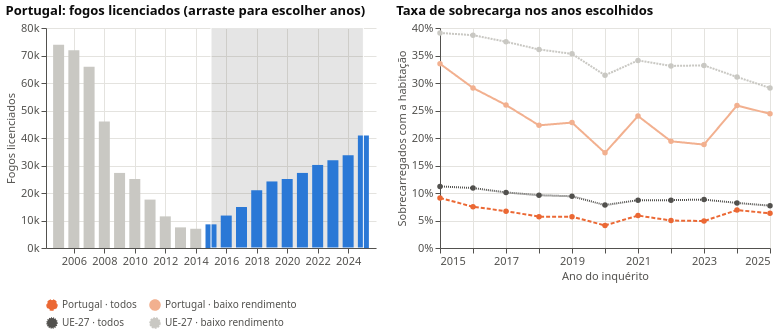

Write notebook code for a chart like this one.
### Markdown cell above
### A construção acompanhou, e quem está sobrecarregado?

As licenças para casas novas em Portugal recuperaram do mínimo de 2014, mas continuam muito abaixo de 2005. A taxa de
sobrecarga é a parte das pessoas que gastam mais de 40% do rendimento disponível com a habitação. **Arraste sobre o gráfico das licenças**
para escolher anos; o gráfico da direita mostra as taxas de sobrecarga nesses anos.

### Code cell
per = raw["sts_cobp_a"].query("indic_bt == 'BPRM_DW' and cpa2_1 == 'CPA_F41001_X_410014' and unit == 'THS' and geo == 'PT'").copy()
per["year"] = per["time_period"].astype(int)
per["dwellings"] = per["obs_value"].astype(float) * 1000
ob = raw["ilc_lvho07a"].query("unit == 'PC' and age == 'TOTAL' and sex == 'T' and geo in ['PT', 'EU27_2020'] and rskpovth in ['TOTAL', 'B_60']").copy()
ob["year"] = ob["time_period"].astype(int)
ob["rate"] = ob["obs_value"].astype(float) / 100
ob["group"] = ob["geo"].map(NAMES) + " · " + ob["rskpovth"].map({"TOTAL": "todos", "B_60": "baixo rendimento"})

years = alt.selection_interval(encodings=["x"], value={"x": [2015, 2025]})
permits = alt.Chart(per).mark_bar(color=BLUE, size=11).encode(
    x=alt.X("year:Q", title=None, axis=alt.Axis(format="d"), scale=alt.Scale(domain=[2004.5, 2025.5])),
    y=alt.Y("dwellings:Q", title="Fogos licenciados", axis=alt.Axis(format="~s")),
    color=alt.condition(years, alt.value(BLUE), alt.value(GREY)),
    tooltip=["year", alt.Tooltip("dwellings:Q", format=",.0f")],
).add_params(years).properties(width=330, height=220, title="Portugal: fogos licenciados (arraste para escolher anos)")
burden = alt.Chart(ob).transform_filter(years).mark_line(point=True).encode(
    x=alt.X("year:Q", title="Ano do inquérito", axis=alt.Axis(format="d"), scale=alt.Scale(zero=False)),
    y=alt.Y("rate:Q", title="Sobrecarregados com a habitação", axis=alt.Axis(format="%")),
    color=alt.Color("group:N", title=None, legend=alt.Legend(orient="bottom", columns=2),
                    scale=alt.Scale(domain=["Portugal · todos", "Portugal · baixo rendimento", "UE-27 · todos", "UE-27 · baixo rendimento"],
                                    range=[ORANGE, "#f2b08f", MUTED, GREY])),
    strokeDash=alt.StrokeDash("group:N", legend=None),
    tooltip=["group", "year", alt.Tooltip("rate:Q", format=".1%")],
).properties(width=330, height=220, title="Taxa de sobrecarga nos anos escolhidos")
alt.hconcat(permits, burden)

### Figure 1 — Vega-Lite specification as saved in the notebook (floating-point values rounded to 4 significant figures)
{"config": {"view": {"stroke": null}, "axis": {"gridColor": "#e4e3df", "domainColor": "#52514e", "tickColor": "#52514e", "labelColor": "#52514e", "titleColor": "#52514e", "labelFontSize": 11, "titleFontSize": 11, "titleFontWeight": "normal"}, "legend": {"labelColor": "#52514e", "titleColor": "#52514e"}, "title": {"anchor": "start", "fontSize": 13, "color": "#0b0b0b"}, "font": "system-ui, -apple-system, Segoe UI, sans-serif"}, "hconcat": [{"data": {"name": "data-bd7eb9126bf8e97b95e0a9bd87de2349"}, "mark": {"type": "bar", "color": "#2a78d6", "size": 11}, "encoding": {"color": {"condition": {"param": "param_caeca38e741134c2", "value": "#2a78d6"}, "value": "#c9c8c3"}, "tooltip": [{"field": "year", "type": "quantitative"}, {"field": "dwellings", "format": ",.0f", "type": "quantitative"}], "x": {"axis": {"format": "d"}, "field": "year", "scale": {"domain": [2004.0, 2026.0]}, "title": null, "type": "quantitative"}, "y": {"axis": {"format": "~s"}, "field": "dwellings", "title": "Fogos licenciados", "type": "quantitative"}}, "height": 220, "name": "view_bb16ea2cae5e92ec_0", "title": "Portugal: fogos licenciados (arraste para escolher anos)", "width": 330}, {"data": {"name": "data-4af704e98eb0cc6edaa370c3358488c2"}, "mark": {"type": "line", "point": true}, "encoding": {"color": {"field": "group", "legend": {"columns": 2, "orient": "bottom"}, "scale": {"domain": ["Portugal · todos", "Portugal · baixo rendimento", "UE-27 · todos", "UE-27 · baixo rendimento"], "range": ["#eb6834", "#f2b08f", "#52514e", "#c9c8c3"]}, "title": null, "type": "nominal"}, "strokeDash": {"field": "group", "legend": null, "type": "nominal"}, "tooltip": [{"field": "group", "type": "nominal"}, {"field": "year", "type": "quantitative"}, {"field": "rate", "format": ".1%", "type": "quantitative"}], "x": {"axis": {"format": "d"}, "field": "year", "scale": {"zero": false}, "title": "Ano do inquérito", "type": "quantitative"}, "y": {"axis": {"format": "%"}, "field": "rate", "title": "Sobrecarregados com a habitação", "type": "quantitative"}}, "height": 220, "title": "Taxa de sobrecarga nos anos escolhidos", "transform": [{"filter": {"param": "param_caeca38e741134c2"}}], "width": 330}], "params": [{"name": "param_caeca38e741134c2", "select": {"type": "interval", "encodings": ["x"]}, "value": {"x": [2015, 2025]}, "views": ["view_bb16ea2cae5e92ec_0"]}], "$schema": "https://vega.github.io/schema/vega-lite/v6.4.1.json", "datasets": {"data-bd7eb9126bf8e97b95e0a9bd87de2349": [{"freq": "A", "indic_bt": "BPRM_DW", "cpa2_1": "CPA_F41001_X_410014", "s_adj": "NSA", "unit": "THS", "geo": "PT", "time_period": "2005", "obs_value": "73.9", "obs_flag": null, "year": 2005, "dwellings": 73900.0}, {"freq": "A", "indic_bt": "BPRM_DW", "cpa2_1": "CPA_F41001_X_410014", "s_adj": "NSA", "unit": "THS", "geo": "PT", "time_period": "2006", "obs_value": "71.9", "obs_flag": null, "year": 2006, "dwellings": 71900.0}, {"freq": "A", "indic_bt": "BPRM_DW", "cpa2_1": "CPA_F41001_X_410014", "s_adj": "NSA", "unit": "THS", "geo": "PT", "time_period": "2007", "obs_value": "65.9", "obs_flag": null, "year": 2007, "dwellings": 65900.0}, {"freq": "A", "indic_bt": "BPRM_DW", "cpa2_1": "CPA_F41001_X_410014", "s_adj": "NSA", "unit": "THS", "geo": "PT", "time_period": "2008", "obs_value": "46.0", "obs_flag": null, "year": 2008, "dwellings": 46000.0}, {"freq": "A", "indic_bt": "BPRM_DW", "cpa2_1": "CPA_F41001_X_410014", "s_adj": "NSA", "unit": "THS", "geo": "PT", "time_period": "2009", "obs_value": "27.3", "obs_flag": null, "year": 2009, "dwellings": 27300.0}, {"freq": "A", "indic_bt": "BPRM_DW", "cpa2_1": "CPA_F41001_X_410014", "s_adj": "NSA", "unit": "THS", "geo": "PT", "time_period": "2010", "obs_value": "25.1", "obs_flag": null, "year": 2010, "dwellings": 25100.0}, {"freq": "A", "indic_bt": "BPRM_DW", "cpa2_1": "CPA_F41001_X_410014", "s_adj": "NSA", "unit": "THS", "geo": "PT", "time_period": "2011", "obs_value": "17.6", "obs_flag": null, "year": 2011, "dwellings": 17600.0}, {"freq": "A", "indic_bt": "BPRM_DW", "cpa2_1": "CPA_F41001_X_410014", "s_adj": "NSA", "unit": "THS", "geo": "PT", "time_period": "2012", "obs_value": "11.5", "obs_flag": null, "year": 2012, "dwellings": 11500.0}, {"freq": "A", "indic_bt": "BPRM_DW", "cpa2_1": "CPA_F41001_X_410014", "s_adj": "NSA", "unit": "THS", "geo": "PT", "time_period": "2013", "obs_value": "7.5", "obs_flag": null, "year": 2013, "dwellings": 7500.0}, {"freq": "A", "indic_bt": "BPRM_DW", "cpa2_1": "CPA_F41001_X_410014", "s_adj": "NSA", "unit": "THS", "geo": "PT", "time_period": "2014", "obs_value": "7.0", "obs_flag": null, "year": 2014, "dwellings": 7000.0}, {"freq": "A", "indic_bt": "BPRM_DW", "cpa2_1": "CPA_F41001_X_410014", "s_adj": "NSA", "unit": "THS", "geo": "PT", "time_period": "2015", "obs_value": "8.6", "obs_flag": null, "year": 2015, "dwellings": 8600.0}, {"freq": "A", "indic_bt": "BPRM_DW", "cpa2_1": "CPA_F41001_X_410014", "s_adj": "NSA", "unit": "THS", "geo": "PT", "time_period": "2016", "obs_value": "11.8", "obs_flag": null, "year": 2016, "dwellings": 11800.0}, {"freq": "A", "indic_bt": "BPRM_DW", "cpa2_1": "CPA_F41001_X_410014", "s_adj": "NSA", "unit": "THS", "geo": "PT", "time_period": "2017", "obs_value": "14.9", "obs_flag": null, "year": 2017, "dwellings": 14900.0}, {"freq": "A", "indic_bt": "BPRM_DW", "cpa2_1": "CPA_F41001_X_410014", "s_adj": "NSA", "unit": "THS", "geo": "PT", "time_period": "2018", "obs_value": "21.0", "obs_flag": null, "year": 2018, "dwellings": 21000.0}, {"freq": "A", "indic_bt": "BPRM_DW", "cpa2_1": "CPA_F41001_X_410014", "s_adj": "NSA", "unit": "THS", "geo": "PT", "time_period": "2019", "obs_value": "24.2", "obs_flag": null, "year": 2019, "dwellings": 24200.0}, {"freq": "A", "indic_bt": "BPRM_DW", "cpa2_1": "CPA_F41001_X_410014", "s_adj": "NSA", "unit": "THS", "geo": "PT", "time_period": "2020", "obs_value": "25.1", "obs_flag": null, "year": 2020, "dwellings": 25100.0}, {"freq": "A", "indic_bt": "BPRM_DW", "cpa2_1": "CPA_F41001_X_410014", "s_adj": "NSA", "unit": "THS", "geo": "PT", "time_period": "2021", "obs_value": "27.3", "obs_flag": null, "year": 2021, "dwellings": 27300.0}, {"freq": "A", "indic_bt": "BPRM_DW", "cpa2_1": "CPA_F41001_X_410014", "s_adj": "NSA", "unit": "THS", "geo": "PT", "time_period": "2022", "obs_value": "30.2", "obs_flag": "p", "year": 2022, "dwellings": 30200.0}, {"freq": "A", "indic_bt": "BPRM_DW", "cpa2_1": "CPA_F41001_X_410014", "s_adj": "NSA", "unit": "THS", "geo": "PT", "time_period": "2023", "obs_value": "31.9", "obs_flag": "p", "year": 2023, "dwellings": 31900.0}, {"freq": "A", "indic_bt": "BPRM_DW", "cpa2_1": "CPA_F41001_X_410014", "s_adj": "NSA", "unit": "THS", "geo": "PT", "time_period": "2024", "obs_value": "33.7", "obs_flag": "p", "year": 2024, "dwellings": 33700.0}, {"freq": "A", "indic_bt": "BPRM_DW", "cpa2_1": "CPA_F41001_X_410014", "s_adj": "NSA", "unit": "THS", "geo": "PT", "time_period": "2025", "obs_value": "40.9", "obs_flag": "p", "year": 2025, "dwellings": 40900.0}], "data-4af704e98eb0cc6edaa370c3358488c2": [{"freq": "A", "unit": "PC", "rskpovth": "TOTAL", "age": "TOTAL", "sex": "T", "geo": "EU27_2020", "time_period": "2010", "obs_value": "10.0", "obs_flag": null, "year": 2010, "rate": 0.1, "group": "UE-27 · todos"}, {"freq": "A", "unit": "PC", "rskpovth": "TOTAL", "age": "TOTAL", "sex": "T", "geo": "EU27_2020", "time_period": "2011", "obs_value": "10.6", "obs_flag": null, "year": 2011, "rate": 0.106, "group": "UE-27 · todos"}, {"freq": "A", "unit": "PC", "rskpovth": "TOTAL", "age": "TOTAL", "sex": "T", "geo": "EU27_2020", "time_period": "2012", "obs_value": "11.5", "obs_flag": null, "year": 2012, "rate": 0.115, "group": "UE-27 · todos"}, {"freq": "A", "unit": "PC", "rskpovth": "TOTAL", "age": "TOTAL", "sex": "T", "geo": "EU27_2020", "time_period": "2013", "obs_value": "11.6", "obs_flag": null, "year": 2013, "rate": 0.116, "group": "UE-27 · todos"}, {"freq": "A", "unit": "PC", "rskpovth": "TOTAL", "age": "TOTAL", "sex": "T", "geo": "EU27_2020", "time_period": "2014", "obs_value": "11.5", "obs_flag": "e", "year": 2014, "rate": 0.115, "group": "UE-27 · todos"}, {"freq": "A", "unit": "PC", "rskpovth": "TOTAL", "age": "TOTAL", "sex": "T", "geo": "EU27_2020", "time_period": "2015", "obs_value": "11.2", "obs_flag": "e", "year": 2015, "rate": 0.112, "group": "UE-27 · todos"}, {"freq": "A", "unit": "PC", "rskpovth": "TOTAL", "age": "TOTAL", "sex": "T", "geo": "EU27_2020", "time_period": "2016", "obs_value": "10.9", "obs_flag": "e", "year": 2016, "rate": 0.109, "group": "UE-27 · todos"}, {"freq": "A", "unit": "PC", "rskpovth": "TOTAL", "age": "TOTAL", "sex": "T", "geo": "EU27_2020", "time_period": "2017", "obs_value": "10.1", "obs_flag": "e", "year": 2017, "rate": 0.101, "group": "UE-27 · todos"}, {"freq": "A", "unit": "PC", "rskpovth": "TOTAL", "age": "TOTAL", "sex": "T", "geo": "EU27_2020", "time_period": "2018", "obs_value": "9.6", "obs_flag": "e", "year": 2018, "rate": 0.096, "group": "UE-27 · todos"}, {"freq": "A", "unit": "PC", "rskpovth": "TOTAL", "age": "TOTAL", "sex": "T", "geo": "EU27_2020", "time_period": "2019", "obs_value": "9.4", "obs_flag": null, "year": 2019, "rate": 0.094, "group": "UE-27 · todos"}, {"freq": "A", "unit": "PC", "rskpovth": "TOTAL", "age": "TOTAL", "sex": "T", "geo": "EU27_2020", "time_period": "2020", "obs_value": "7.8", "obs_flag": null, "year": 2020, "rate": 0.078, "group": "UE-27 · todos"}, {"freq": "A", "unit": "PC", "rskpovth": "TOTAL", "age": "TOTAL", "sex": "T", "geo": "EU27_2020", "time_period": "2021", "obs_value": "8.7", "obs_flag": null, "year": 2021, "rate": 0.087, "group": "UE-27 · todos"}, {"freq": "A", "unit": "PC", "rskpovth": "TOTAL", "age": "TOTAL", "sex": "T", "geo": "EU27_2020", "time_period": "2022", "obs_value": "8.7", "obs_flag": null, "year": 2022, "rate": 0.087, "group": "UE-27 · todos"}, {"freq": "A", "unit": "PC", "rskpovth": "TOTAL", "age": "TOTAL", "sex": "T", "geo": "EU27_2020", "time_period": "2023", "obs_value": "8.8", "obs_flag": null, "year": 2023, "rate": 0.088, "group": "UE-27 · todos"}, {"freq": "A", "unit": "PC", "rskpovth": "TOTAL", "age": "TOTAL", "sex": "T", "geo": "EU27_2020", "time_period": "2024", "obs_value": "8.2", "obs_flag": null, "year": 2024, "rate": 0.082, "group": "UE-27 · todos"}, {"freq": "A", "unit": "PC", "rskpovth": "TOTAL", "age": "TOTAL", "sex": "T", "geo": "EU27_2020", "time_period": "2025", "obs_value": "7.7", "obs_flag": null, "year": 2025, "rate": 0.077, "group": "UE-27 · todos"}, {"freq": "A", "unit": "PC", "rskpovth": "TOTAL", "age": "TOTAL", "sex": "T", "geo": "PT", "time_period": "2004", "obs_value": "4.7", "obs_flag": null, "year": 2004, "rate": 0.047, "group": "Portugal · todos"}, {"freq": "A", "unit": "PC", "rskpovth": "TOTAL", "age": "TOTAL", "sex": "T", "geo": "PT", "time_period": "2005", "obs_value": "4.3", "obs_flag": null, "year": 2005, "rate": 0.043, "group": "Portugal · todos"}, {"freq": "A", "unit": "PC", "rskpovth": "TOTAL", "age": "TOTAL", "sex": "T", "geo": "PT", "time_period": "2006", "obs_value": "4.5", "obs_flag": null, "year": 2006, "rate": 0.045, "group": "Portugal · todos"}, {"freq": "A", "unit": "PC", "rskpovth": "TOTAL", "age": "TOTAL", "sex": "T", "geo": "PT", "time_period": "2007", "obs_value": "7.4", "obs_flag": null, "year": 2007, "rate": 0.074, "group": "Portugal · todos"}, {"freq": "A", "unit": "PC", "rskpovth": "TOTAL", "age": "TOTAL", "sex": "T", "geo": "PT", "time_period": "2008", "obs_value": "7.6", "obs_flag": null, "year": 2008, "rate": 0.076, "group": "Portugal · todos"}, {"freq": "A", "unit": "PC", "rskpovth": "TOTAL", "age": "TOTAL", "sex": "T", "geo": "PT", "time_period": "2009", "obs_value": "6.1", "obs_flag": null, "year": 2009, "rate": 0.061, "group": "Portugal · todos"}, {"freq": "A", "unit": "PC", "rskpovth": "TOTAL", "age": "TOTAL", "sex": "T", "geo": "PT", "time_period": "2010", "obs_value": "4.2", "obs_flag": null, "year": 2010, "rate": 0.042, "group": "Portugal · todos"}, {"freq": "A", "unit": "PC", "rskpovth": "TOTAL", "age": "TOTAL", "sex": "T", "geo": "PT", "time_period": "2011", "obs_value": "7.2", "obs_flag": null, "year": 2011, "rate": 0.072, "group": "Portugal · todos"}, {"freq": "A", "unit": "PC", "rskpovth": "TOTAL", "age": "TOTAL", "sex": "T", "geo": "PT", "time_period": "2012", "obs_value": "8.3", "obs_flag": null, "year": 2012, "rate": 0.083, "group": "Portugal · todos"}, {"freq": "A", "unit": "PC", "rskpovth": "TOTAL", "age": "TOTAL", "sex": "T", "geo": "PT", "time_period": "2013", "obs_value": "8.3", "obs_flag": null, "year": 2013, "rate": 0.083, "group": "Portugal · todos"}, {"freq": "A", "unit": "PC", "rskpovth": "TOTAL", "age": "TOTAL", "sex": "T", "geo": "PT", "time_period": "2014", "obs_value": "9.2", "obs_flag": null, "year": 2014, "rate": 0.092, "group": "Portugal · todos"}, {"freq": "A", "unit": "PC", "rskpovth": "TOTAL", "age": "TOTAL", "sex": "T", "geo": "PT", "time_period": "2015", "obs_value": "9.1", "obs_flag": null, "year": 2015, "rate": 0.091, "group": "Portugal · todos"}, {"freq": "A", "unit": "PC", "rskpovth": "TOTAL", "age": "TOTAL", "sex": "T", "geo": "PT", "time_period": "2016", "obs_value": "7.5", "obs_flag": null, "year": 2016, "rate": 0.075, "group": "Portugal · todos"}, {"freq": "A", "unit": "PC", "rskpovth": "TOTAL", "age": "TOTAL", "sex": "T", "geo": "PT", "time_period": "2017", "obs_value": "6.7", "obs_flag": null, "year": 2017, "rate": 0.067, "group": "Portugal · todos"}, {"freq": "A", "unit": "PC", "rskpovth": "TOTAL", "age": "TOTAL", "sex": "T", "geo": "PT", "time_period": "2018", "obs_value": "5.7", "obs_flag": null, "year": 2018, "rate": 0.057, "group": "Portugal · todos"}, {"freq": "A", "unit": "PC", "rskpovth": "TOTAL", "age": "TOTAL", "sex": "T", "geo": "PT", "time_period": "2019", "obs_value": "5.7", "obs_flag": null, "year": 2019, "rate": 0.057, "group": "Portugal · todos"}, {"freq": "A", "unit": "PC", "rskpovth": "TOTAL", "age": "TOTAL", "sex": "T", "geo": "PT", "time_period": "2020", "obs_value": "4.1", "obs_flag": null, "year": 2020, "rate": 0.041, "group": "Portugal · todos"}, {"freq": "A", "unit": "PC", "rskpovth": "TOTAL", "age": "TOTAL", "sex": "T", "geo": "PT", "time_period": "2021", "obs_value": "5.9", "obs_flag": null, "year": 2021, "rate": 0.059, "group": "Portugal · todos"}, {"freq": "A", "unit": "PC", "rskpovth": "TOTAL", "age": "TOTAL", "sex": "T", "geo": "PT", "time_period": "2022", "obs_value": "5.0", "obs_flag": null, "year": 2022, "rate": 0.05, "group": "Portugal · todos"}, {"freq": "A", "unit": "PC", "rskpovth": "TOTAL", "age": "TOTAL", "sex": "T", "geo": "PT", "time_period": "2023", "obs_value": "4.9", "obs_flag": null, "year": 2023, "rate": 0.049, "group": "Portugal · todos"}, {"freq": "A", "unit": "PC", "rskpovth": "TOTAL", "age": "TOTAL", "sex": "T", "geo": "PT", "time_period": "2024", "obs_value": "6.9", "obs_flag": null, "year": 2024, "rate": 0.069, "group": "Portugal · todos"}, {"freq": "A", "unit": "PC", "rskpovth": "TOTAL", "age": "TOTAL", "sex": "T", "geo": "PT", "time_period": "2025", "obs_value": "6.3", "obs_flag": null, "year": 2025, "rate": 0.063, "group": "Portugal · todos"}, {"freq": "A", "unit": "PC", "rskpovth": "B_60", "age": "TOTAL", "sex": "T", "geo": "EU27_2020", "time_period": "2010", "obs_value": "34.8", "obs_flag": null, "year": 2010, "rate": 0.348, "group": "UE-27 · baixo rendimento"}, {"freq": "A", "unit": "PC", "rskpovth": "B_60", "age": "TOTAL", "sex": "T", "geo": "EU27_2020", "time_period": "2011", "obs_value": "36.0", "obs_flag": null, "year": 2011, "rate": 0.36, "group": "UE-27 · baixo rendimento"}, {"freq": "A", "unit": "PC", "rskpovth": "B_60", "age": "TOTAL", "sex": "T", "geo": "EU27_2020", "time_period": "2012", "obs_value": "39.8", "obs_flag": null, "year": 2012, "rate": 0.398, "group": "UE-27 · baixo rendimento"}, {"freq": "A", "unit": "PC", "rskpovth": "B_60", "age": "TOTAL", "sex": "T", "geo": "EU27_2020", "time_period": "2013", "obs_value": "39.2", "obs_flag": null, "year": 2013, "rate": 0.392, "group": "UE-27 · baixo rendimento"}, {"freq": "A", "unit": "PC", "rskpovth": "B_60", "age": "TOTAL", "sex": "T", "geo": "EU27_2020", "time_period": "2014", "obs_value": "39.9", "obs_flag": "e", "year": 2014, "rate": 0.399, "group": "UE-27 · baixo rendimento"}, {"freq": "A", "unit": "PC", "rskpovth": "B_60", "age": "TOTAL", "sex": "T", "geo": "EU27_2020", "time_period": "2015", "obs_value": "39.1", "obs_flag": "e", "year": 2015, "rate": 0.391, "group": "UE-27 · baixo rendimento"}, {"freq": "A", "unit": "PC", "rskpovth": "B_60", "age": "TOTAL", "sex": "T", "geo": "EU27_2020", "time_period": "2016", "obs_value": "38.7", "obs_flag": "e", "year": 2016, "rate": 0.387, "group": "UE-27 · baixo rendimento"}, {"freq": "A", "unit": "PC", "rskpovth": "B_60", "age": "TOTAL", "sex": "T", "geo": "EU27_2020", "time_period": "2017", "obs_value": "37.5", "obs_flag": "e", "year": 2017, "rate": 0.375, "group": "UE-27 · baixo rendimento"}, {"freq": "A", "unit": "PC", "rskpovth": "B_60", "age": "TOTAL", "sex": "T", "geo": "EU27_2020", "time_period": "2018", "obs_value": "36.1", "obs_flag": "e", "year": 2018, "rate": 0.361, "group": "UE-27 · baixo rendimento"}, {"freq": "A", "unit": "PC", "rskpovth": "B_60", "age": "TOTAL", "sex": "T", "geo": "EU27_2020", "time_period": "2019", "obs_value": "35.3", "obs_flag": null, "year": 2019, "rate": 0.353, "group": "UE-27 · baixo rendimento"}, {"freq": "A", "unit": "PC", "rskpovth": "B_60", "age": "TOTAL", "sex": "T", "geo": "EU27_2020", "time_period": "2020", "obs_value": "31.4", "obs_flag": null, "year": 2020, "rate": 0.314, "group": "UE-27 · baixo rendimento"}, {"freq": "A", "unit": "PC", "rskpovth": "B_60", "age": "TOTAL", "sex": "T", "geo": "EU27_2020", "time_period": "2021", "obs_value": "34.1", "obs_flag": null, "year": 2021, "rate": 0.341, "group": "UE-27 · baixo rendimento"}, {"freq": "A", "unit": "PC", "rskpovth": "B_60", "age": "TOTAL", "sex": "T", "geo": "EU27_2020", "time_period": "2022", "obs_value": "33.1", "obs_flag": null, "year": 2022, "rate": 0.331, "group": "UE-27 · baixo rendimento"}, {"freq": "A", "unit": "PC", "rskpovth": "B_60", "age": "TOTAL", "sex": "T", "geo": "EU27_2020", "time_period": "2023", "obs_value": "33.2", "obs_flag": null, "year": 2023, "rate": 0.332, "group": "UE-27 · baixo rendimento"}, {"freq": "A", "unit": "PC", "rskpovth": "B_60", "age": "TOTAL", "sex": "T", "geo": "EU27_2020", "time_period": "2024", "obs_value": "31.1", "obs_flag": null, "year": 2024, "rate": 0.311, "group": "UE-27 · baixo rendimento"}, {"freq": "A", "unit": "PC", "rskpovth": "B_60", "age": "TOTAL", "sex": "T", "geo": "EU27_2020", "time_period": "2025", "obs_value": "29.1", "obs_flag": null, "year": 2025, "rate": 0.291, "group": "UE-27 · baixo rendimento"}, {"freq": "A", "unit": "PC", "rskpovth": "B_60", "age": "TOTAL", "sex": "T", "geo": "PT", "time_period": "2004", "obs_value": "16.7", "obs_flag": null, "year": 2004, "rate": 0.167, "group": "Portugal · baixo rendimento"}, {"freq": "A", "unit": "PC", "rskpovth": "B_60", "age": "TOTAL", "sex": "T", "geo": "PT", "time_period": "2005", "obs_value": "16.6", "obs_flag": null, "year": 2005, "rate": 0.166, "group": "Portugal · baixo rendimento"}, {"freq": "A", "unit": "PC", "rskpovth": "B_60", "age": "TOTAL", "sex": "T", "geo": "PT", "time_period": "2006", "obs_value": "12.9", "obs_flag": null, "year": 2006, "rate": 0.129, "group": "Portugal · baixo rendimento"}, {"freq": "A", "unit": "PC", "rskpovth": "B_60", "age": "TOTAL", "sex": "T", "geo": "PT", "time_period": "2007", "obs_value": "22.0", "obs_flag": null, "year": 2007, "rate": 0.22, "group": "Portugal · baixo rendimento"}, {"freq": "A", "unit": "PC", "rskpovth": "B_60", "age": "TOTAL", "sex": "T", "geo": "PT", "time_period": "2008", "obs_value": "21.4", "obs_flag": null, "year": 2008, "rate": 0.214, "group": "Portugal · baixo rendimento"}, {"freq": "A", "unit": "PC", "rskpovth": "B_60", "age": "TOTAL", "sex": "T", "geo": "PT", "time_period": "2009", "obs_value": "21.5", "obs_flag": null, "year": 2009, "rate": 0.215, "group": "Portugal · baixo rendimento"}, {"freq": "A", "unit": "PC", "rskpovth": "B_60", "age": "TOTAL", "sex": "T", "geo": "PT", "time_period": "2010", "obs_value": "15.9", "obs_flag": null, "year": 2010, "rate": 0.159, "group": "Portugal · baixo rendimento"}, {"freq": "A", "unit": "PC", "rskpovth": "B_60", "age": "TOTAL", "sex": "T", "geo": "PT", "time_period": "2011", "obs_value": "26.4", "obs_flag": null, "year": 2011, "rate": 0.264, "group": "Portugal · baixo rendimento"}, {"freq": "A", "unit": "PC", "rskpovth": "B_60", "age": "TOTAL", "sex": "T", "geo": "PT", "time_period": "2012", "obs_value": "28.8", "obs_flag": null, "year": 2012, "rate": 0.288, "group": "Portugal · baixo rendimento"}, {"freq": "A", "unit": "PC", "rskpovth": "B_60", "age": "TOTAL", "sex": "T", "geo": "PT", "time_period": "2013", "obs_value": "30.9", "obs_flag": null, "year": 2013, "rate": 0.309, "group": "Portugal · baixo rendimento"}, {"freq": "A", "unit": "PC", "rskpovth": "B_60", "age": "TOTAL", "sex": "T", "geo": "PT", "time_period": "2014", "obs_value": "33.7", "obs_flag": null, "year": 2014, "rate": 0.337, "group": "Portugal · baixo rendimento"}, {"freq": "A", "unit": "PC", "rskpovth": "B_60", "age": "TOTAL", "sex": "T", "geo": "PT", "time_period": "2015", "obs_value": "33.5", "obs_flag": null, "year": 2015, "rate": 0.335, "group": "Portugal · baixo rendimento"}, {"freq": "A", "unit": "PC", "rskpovth": "B_60", "age": "TOTAL", "sex": "T", "geo": "PT", "time_period": "2016", "obs_value": "29.1", "obs_flag": null, "year": 2016, "rate": 0.291, "group": "Portugal · baixo rendimento"}, {"freq": "A", "unit": "PC", "rskpovth": "B_60", "age": "TOTAL", "sex": "T", "geo": "PT", "time_period": "2017", "obs_value": "26.0", "obs_flag": null, "year": 2017, "rate": 0.26, "group": "Portugal · baixo rendimento"}, {"freq": "A", "unit": "PC", "rskpovth": "B_60", "age": "TOTAL", "sex": "T", "geo": "PT", "time_period": "2018", "obs_value": "22.3", "obs_flag": null, "year": 2018, "rate": 0.223, "group": "Portugal · baixo rendimento"}, {"freq": "A", "unit": "PC", "rskpovth": "B_60", "age": "TOTAL", "sex": "T", "geo": "PT", "time_period": "2019", "obs_value": "22.8", "obs_flag": null, "year": 2019, "rate": 0.228, "group": "Portugal · baixo rendimento"}, {"freq": "A", "unit": "PC", "rskpovth": "B_60", "age": "TOTAL", "sex": "T", "geo": "PT", "time_period": "2020", "obs_value": "17.3", "obs_flag": null, "year": 2020, "rate": 0.173, "group": "Portugal · baixo rendimento"}, {"freq": "A", "unit": "PC", "rskpovth": "B_60", "age": "TOTAL", "sex": "T", "geo": "PT", "time_period": "2021", "obs_value": "24.0", "obs_flag": null, "year": 2021, "rate": 0.24, "group": "Portugal · baixo rendimento"}, {"freq": "A", "unit": "PC", "rskpovth": "B_60", "age": "TOTAL", "sex": "T", "geo": "PT", "time_period": "2022", "obs_value": "19.4", "obs_flag": null, "year": 2022, "rate": 0.194, "group": "Portugal · baixo rendimento"}, {"freq": "A", "unit": "PC", "rskpovth": "B_60", "age": "TOTAL", "sex": "T", "geo": "PT", "time_period": "2023", "obs_value": "18.8", "obs_flag": null, "year": 2023, "rate": 0.188, "group": "Portugal · baixo rendimento"}, {"freq": "A", "unit": "PC", "rskpovth": "B_60", "age": "TOTAL", "sex": "T", "geo": "PT", "time_period": "2024", "obs_value": "25.9", "obs_flag": null, "year": 2024, "rate": 0.259, "group": "Portugal · baixo rendimento"}, {"freq": "A", "unit": "PC", "rskpovth": "B_60", "age": "TOTAL", "sex": "T", "geo": "PT", "time_period": "2025", "obs_value": "24.4", "obs_flag": null, "year": 2025, "rate": 0.244, "group": "Portugal · baixo rendimento"}]}}
